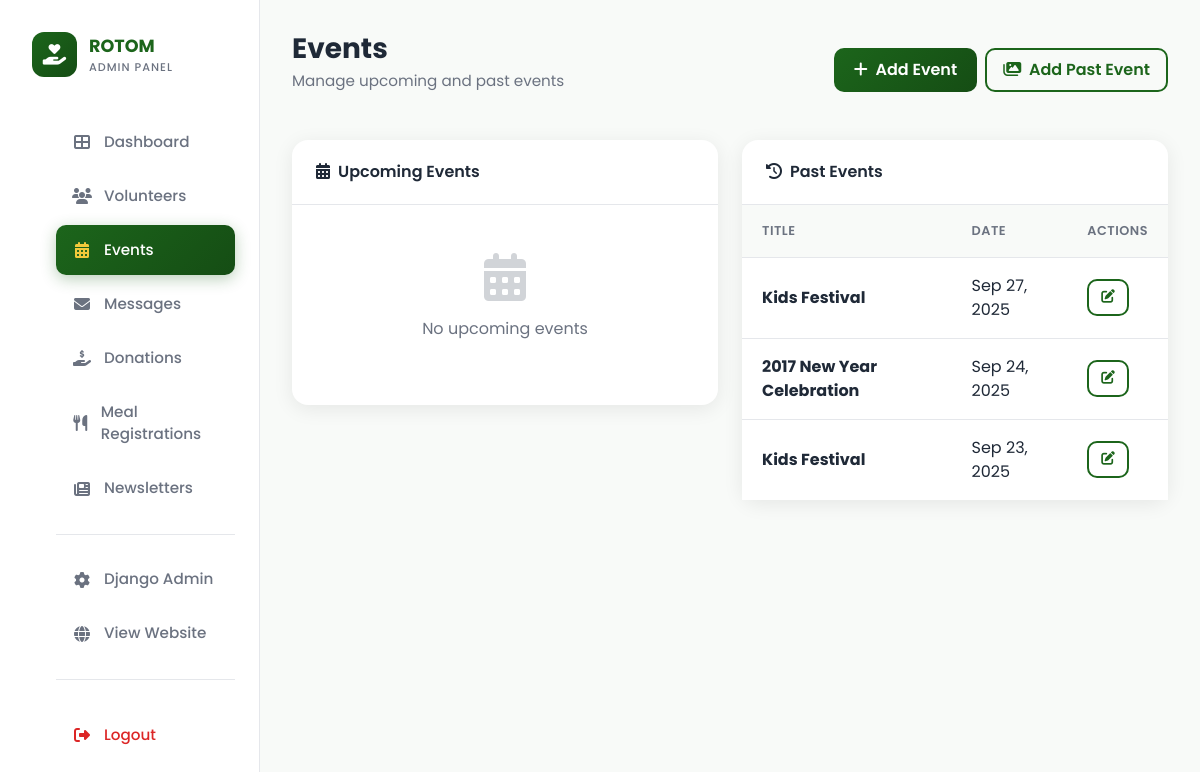
Before: /dashboard/manage-events/ (signed in) with the older database file.
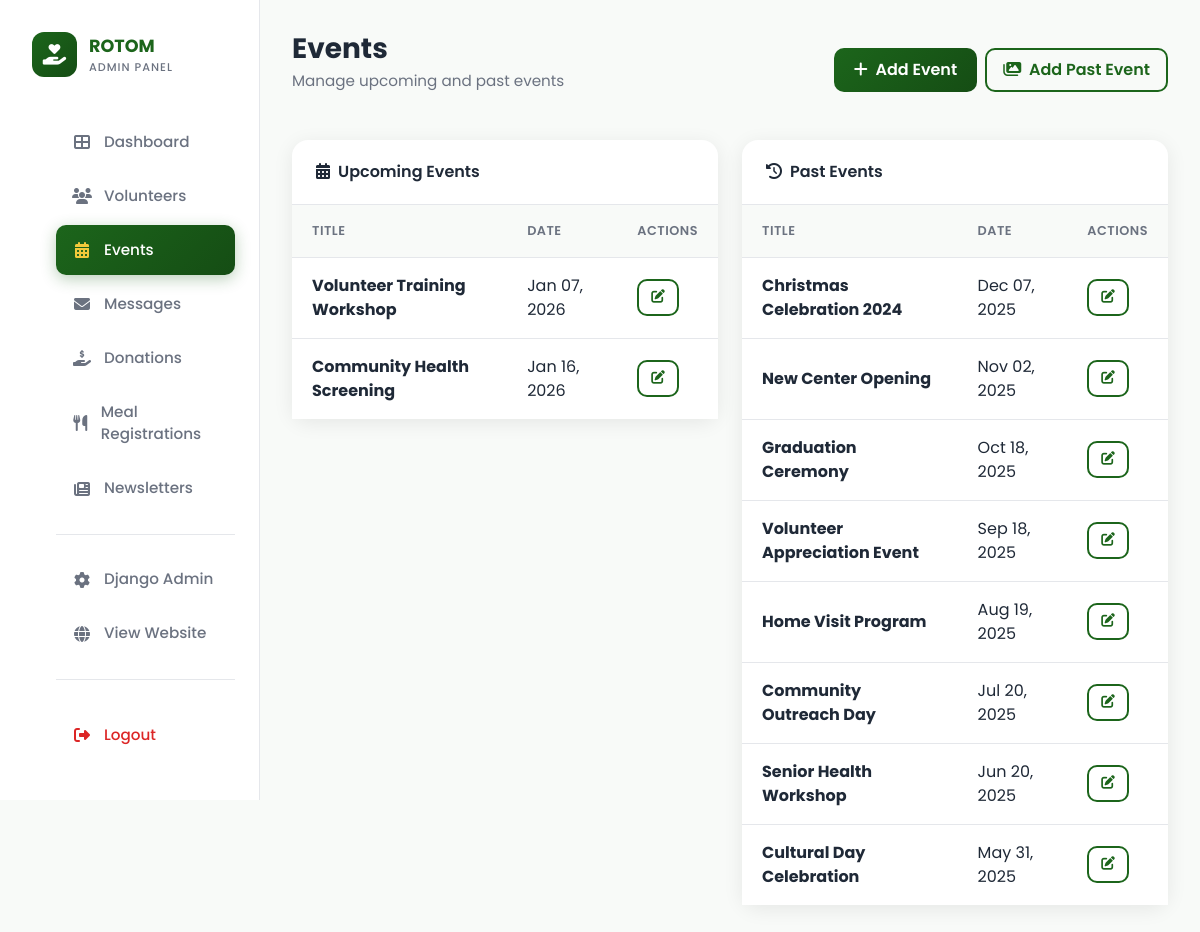
After: the same page with the newer database file.
### rotom/models.py (models this page shows, shortened)
class PreviousEvent(models.Model):
    title = models.CharField(max_length=200)
    description = models.TextField(null=True, blank=True)  # Added description field
    event_date = models.DateTimeField()
    image = models.ImageField(upload_to='event_images/')
    created_at = models.DateTimeField(auto_now_add=True)

class Event(models.Model):
    title = models.CharField(max_length=200)
    description = models.TextField()
    event_date = models.DateTimeField(db_index=True)
    image = models.ImageField(upload_to='event_images/')
    created_at = models.DateTimeField(auto_now_add=True, db_index=True)
    class Meta:
        ordering = ['-event_date']  # Sort by newest event first

### dashboard/views.py (the view)
# urls.py: path('manage-events/', views.manage_events, name='manage_events'),
@staff_member_required(login_url='dashboard:login')
def manage_events(request):
    now = timezone.now()
    upcoming_events = Event.objects.filter(event_date__gte=now).order_by('event_date')
    past_events = PreviousEvent.objects.all().order_by('-event_date')
    paginator_upcoming = Paginator(upcoming_events, 10)
    paginator_past = Paginator(past_events, 10)
    page_number = request.GET.get('page')
    upcoming_paginated = paginator_upcoming.get_page(page_number)
    past_paginated = paginator_past.get_page(page_number)
    return render(request, 'dashboard/manage_events.html', {
        'upcoming_events': upcoming_paginated,
        'past_events': past_paginated
    })

### dashboard/templates/dashboard/manage_events.html (shortened to what this page needs)
{% extends 'dashboard/base_admin.html' %}
{% block content %}
<div class="page-header d-flex justify-content-between align-items-center flex-wrap gap-3">
    <div>
        <h1 class="page-title">Events</h1>
        <p class="page-subtitle">Manage upcoming and past events</p>
    </div>
    <div class="d-flex gap-2">
        <a href="{% url 'dashboard:create_event' %}" class="btn btn-primary">
            <i class="fas fa-plus me-1"></i> Add Event
        </a>
        <a href="{% url 'dashboard:create_previous_event' %}" class="btn btn-outline-primary">
            <i class="fas fa-images me-1"></i> Add Past Event
        </a>
    </div>
</div>
<div class="row g-4">
    <div class="col-lg-6">
        <div class="card">
            <div class="card-header">
                <i class="fas fa-calendar-alt me-2"></i>Upcoming Events
            </div>
            <div class="card-body p-0">
                {% if upcoming_events %}
                <div class="table-responsive">
                    <table class="table">
                        <thead>
                            <tr>
                                <th>Title</th>
                                <th>Date</th>
                                <th>Actions</th>
                            </tr>
                        </thead>
                        <tbody>
                            {% for event in upcoming_events %}
                            <tr>
                                <td><strong>{{ event.title }}</strong></td>
                                <td>{{ event.event_date|date:"M d, Y" }}</td>
                                <td>
                                    <a href="{% url 'dashboard:edit_event' event.pk %}" class="btn btn-sm btn-outline-primary">
                                        <i class="fas fa-edit"></i>
                                    </a>
                                </td>
                            </tr>
                            {% endfor %}
                        </tbody>
                    </table>
                </div>
                {% else %}
                <div class="empty-state">
                    <i class="fas fa-calendar-alt"></i>
                    <p>No upcoming events</p>
                </div>
                {% endif %}
            </div>
        </div>
    </div>
    <div class="col-lg-6">
        <div class="card">
            <div class="card-header">
                <i class="fas fa-history me-2"></i>Past Events
            </div>
            <div class="card-body p-0">
                {% if past_events %}
                <div class="table-responsive">
                    <table class="table">
                        <thead>
                            <tr>
                                <th>Title</th>
                                <th>Date</th>
                                <th>Actions</th>
                            </tr>
                        </thead>
                        <tbody>
                            {% for event in past_events %}
                            <tr>
                                <td><strong>{{ event.title }}</strong></td>
                                <td>{{ event.event_date|date:"M d, Y" }}</td>
                                <td>
                                    <a href="{% url 'dashboard:edit_previous_event' event.pk %}" class="btn btn-sm btn-outline-primary">
                                        <i class="fas fa-edit"></i>
                                    </a>
                                </td>
                            </tr>
                            {% endfor %}
                        </tbody>
                    </table>
                </div>
                {% else %}
                <div class="empty-state">
                    <i class="fas fa-history"></i>
                    <p>No past events</p>
                </div>
                {% endif %}
            </div>
        </div>
    </div>
</div>
{% endblock %}

### dashboard/templates/dashboard/base_admin.html (shortened to what this page needs)
<!DOCTYPE html>
<html lang="en">
<head>
    {% load static %}
    <link href="https://cdn.jsdelivr.net/npm/bootstrap@5.3.2/dist/css/bootstrap.min.css" rel="stylesheet">
    <link rel="stylesheet" href="{% static 'css/fontawesome.min.css' %}">
</head>
<body>
    <nav class="sidebar" id="sidebar">
        <a href="{% url 'dashboard:admin_dashboard' %}" class="sidebar-brand">
            <div class="sidebar-brand-icon">
                <i class="fas fa-hand-holding-heart"></i>
            </div>
            <div class="sidebar-brand-text">
                ROTOM
                <span>Admin Panel</span>
            </div>
        </a>
        <ul class="sidebar-nav">
            <li class="nav-item">
                <a href="{% url 'dashboard:admin_dashboard' %}" class="nav-link {% if request.resolver_match.url_name == 'admin_dashboard' %}active{% endif %}">
                    <i class="fas fa-th-large"></i> Dashboard
                </a>
            </li>
            <li class="nav-item">
                <a href="{% url 'dashboard:manage_volunteers' %}" class="nav-link {% if 'volunteer' in request.resolver_match.url_name %}active{% endif %}">
                    <i class="fas fa-users"></i> Volunteers
                </a>
            </li>
            <li class="nav-item">
                <a href="{% url 'dashboard:manage_events' %}" class="nav-link {% if 'event' in request.resolver_match.url_name %}active{% endif %}">
                    <i class="fas fa-calendar-alt"></i> Events
                </a>
            </li>
            <li class="nav-item">
                <a href="{% url 'dashboard:manage_contacts' %}" class="nav-link {% if 'contact' in request.resolver_match.url_name %}active{% endif %}">
                    <i class="fas fa-envelope"></i> Messages
                </a>
            </li>
            <li class="nav-item">
                <a href="{% url 'dashboard:manage_payments' %}" class="nav-link {% if 'payment' in request.resolver_match.url_name %}active{% endif %}">
                    <i class="fas fa-hand-holding-usd"></i> Donations
                </a>
            </li>
            <li class="nav-item">
                <a href="{% url 'dashboard:manage_registrations' %}" class="nav-link {% if 'registration' in request.resolver_match.url_name %}active{% endif %}">
                    <i class="fas fa-utensils"></i> Meal Registrations
                </a>
            </li>
            <li class="nav-item">
                <a href="{% url 'dashboard:manage_newsletters' %}" class="nav-link {% if 'newsletter' in request.resolver_match.url_name %}active{% endif %}">
                    <i class="fas fa-newspaper"></i> Newsletters
                </a>
            </li>
            <div class="nav-divider"></div>
            <li class="nav-item">
                <a href="/admin/" class="nav-link">
                    <i class="fas fa-cog"></i> Django Admin
                </a>
            </li>
            <li class="nav-item">
                <a href="/" class="nav-link">
                    <i class="fas fa-globe"></i> View Website
                </a>
            </li>
            <div class="nav-divider"></div>
            <li class="nav-item" style="margin-top: auto;">
                <a href="{% url 'dashboard:logout' %}" class="nav-link logout">
                    <i class="fas fa-sign-out-alt"></i> Logout
                </a>
            </li>
        </ul>
    </nav>
    <main class="main-content">
        {% block content %}{% endblock %}
    </main>
</body>
</html>

Changed rows visible on the page:
removed PreviousEvent: title "Kids Festival", event_date "Sep 27, 2025"
removed PreviousEvent: title "2017 New Year Celebration", event_date "Sep 24, 2025"
removed PreviousEvent: title "Kids Festival", event_date "Sep 23, 2025"
added Event: title "Volunteer Training Workshop", event_date "Jan 07, 2026"
added Event: title "Community Health Screening", event_date "Jan 16, 2026"
added PreviousEvent: title "Christmas Celebration 2024", event_date "Dec 07, 2025"
added PreviousEvent: title "New Center Opening", event_date "Nov 02, 2025"
added PreviousEvent: title "Graduation Ceremony", event_date "Oct 18, 2025"
added PreviousEvent: title "Volunteer Appreciation Event", event_date "Sep 18, 2025"
added PreviousEvent: title "Home Visit Program", event_date "Aug 19, 2025"
added PreviousEvent: title "Community Outreach Day", event_date "Jul 20, 2025"
added PreviousEvent: title "Senior Health Workshop", event_date "Jun 20, 2025"
added PreviousEvent: title "Cultural Day Celebration", event_date "May 31, 2025"
Other visible differences:
text no longer shown: "No upcoming events"
text now shown: "TITLE DATE ACTIONS"
